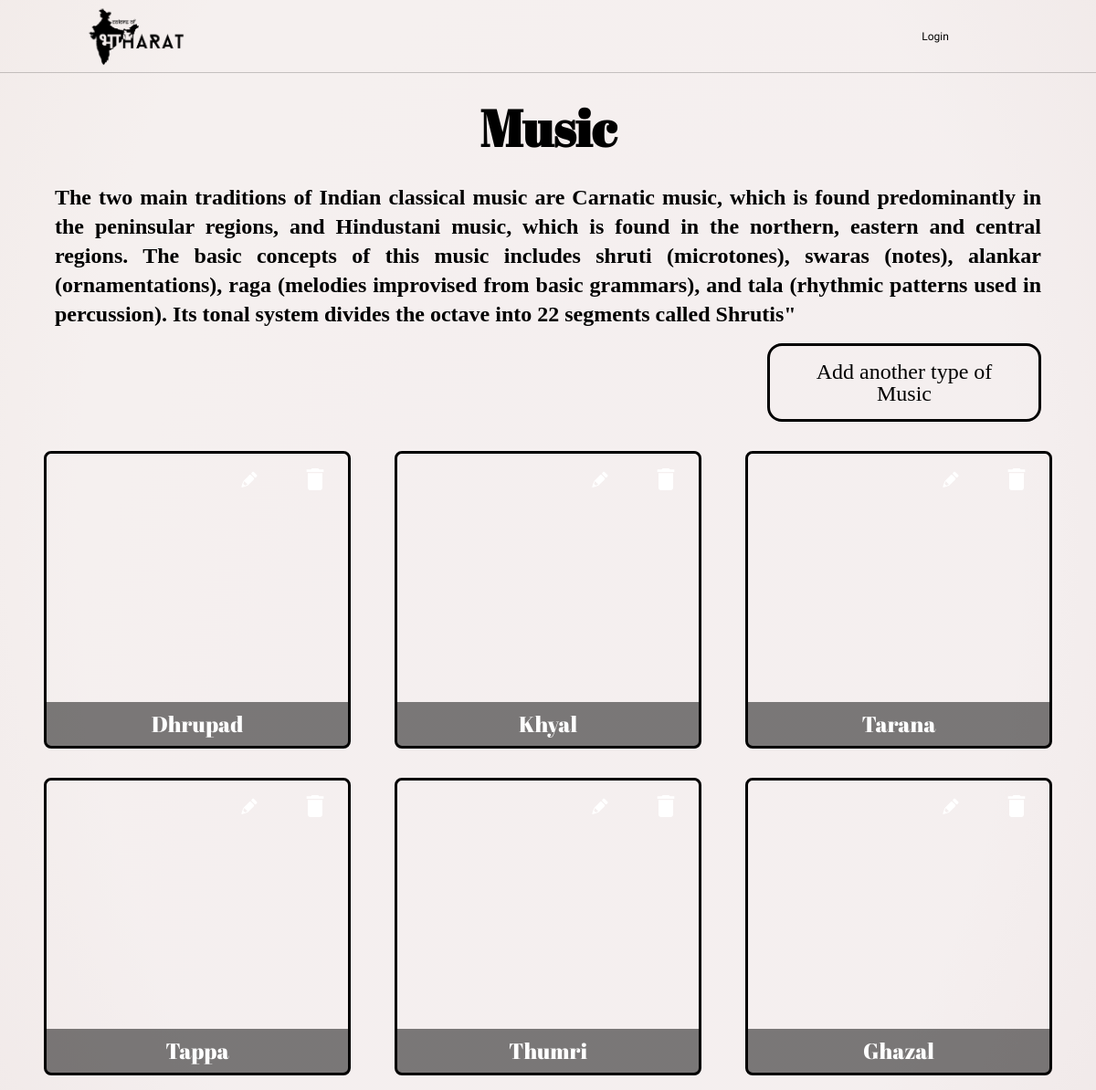
Page /catalog/2/items/ on the committed database.
### database_setup.py (models this page shows, shortened)
class Category(Base):
    __tablename__ = 'category'
    id = Column(Integer, primary_key=True)
    name = Column(String(250), nullable=False)
    picture = Column(String)
    description = Column(String)
    user_id = Column(Integer, ForeignKey('user.id'))
    user = relationship(User)

class Item(Base):
    __tablename__ = 'item'
    name = Column(String(80), nullable=False)
    id = Column(Integer, primary_key=True)
    description = Column(String(250))
    picture = Column(String)
    category_id = Column(Integer, ForeignKey('category.id'))
    category = relationship(Category)

### application.py (the view)
@app.route('/catalog/<int:category_id>/items/')
def showItems(category_id):
    cat = session.query(Category).filter_by(id=category_id).one_or_none()
    ite = session.query(Item).filter_by(category_id=category_id).all()
    return render_template('items.html', cat=cat, ite=ite)

### templates/items.html (shortened to what this page needs)
<html>
<head>
    <link rel="stylesheet" href="{{url_for('static', filename='reset.css') }}">
    <link rel="stylesheet" type="text/css" href="{{url_for('static', filename='items.css') }}">
</head>
<body>
    <div class="topbar">
        <a href="/catalog">
        <div class="logo">
<img src="{{url_for('static',filename='logo.png')}}" id='logopng'>
        </div>
    </a>
        <div class="LoginButton">
            {%if 'username' not in session %}
            <a class="usrname" href="{{url_for('start')}}">Login </a> {% else %}
            <a class="usrname" href=#>
                <img src="{{session['picture']}}">
                <p>{{(session['username'])}}</p>
            </a>
            <a class="logoutbutton" href="{{url_for('logout')}}">Logout </a> {% endif %}
        </div>
    </div>
    <div class='main'>
        <div class='flash'> </div>
        <h1>{{cat.name}}</h1>
        {% if cat.description %}
        <h3>{{cat.description}}</h3>
        {% endif %}
        <div class="divnewItem">
        <a href="{{url_for('newItem',category_id=cat.id)}}"><p> Add another type of {{cat.name}}</p>
</a>
            </div>
        <ul class="container">
            {% for i in ite %}
            <li>
                <div class=subcontainer style="background: url('{{i.picture}}') ; background-size: cover;">
                    <a class='itemname' href="{{url_for('itemDescription',category_id=i.category_id,item_id=i.id)}}">
                        <p>{{i.name}} </p>
                    </a>
                    <a class='svgedit' href="{{url_for('editItem',category_id=i.category_id,item_id=i.id)}}"></a>
                    <a class='svgdelete' href="{{url_for('deleteItem',category_id=i.category_id,item_id=i.id)}}">
                            <svg version="1.1" class="Capa_1"  x="0px" y="0px"
                             width="459px" height="459px" viewBox="0 0 459 459" >
                                <g id="delete">
                                    <path id="pathsvgdelete" d="M76.5,408c0,28.05,22.95,51,51,51h204c28.05,0,51-22.95,51-51V102h-306V408z M408,25.5h-89.25L293.25,0h-127.5l-25.5,25.5
                                        H51v51h357V25.5z"/>
                                </g>
                            </svg>
                        </a>
                </div>
            </li>
            {% endfor %}
        </ul>
    </div>
</body>
</html>

### static/items.css (style rules this page uses)
body { background-image: radial-gradient(73% 147%, #EADFDF 59%, #ECE2DF 100%), radial-gradient(91% 146%, rgba(255,255,255,0.50) 47%, rgba(0,0,0,0.50) 100%); background-blend-mode: screen; background: -webkit-gradient(135deg, #f5f7fa 0%, #c3cfe2 100%); background: -webkit-radial-gradient(73% 147%, #EADFDF 59%, #ECE2DF 100%), radial-gradient(91% 146%, rgba(255,255,255,0.50) 47%, rgba(0,0,0,0.50) 100%); background: -moz-radial-gradient(73% 147%, #EADFDF 59%, #ECE2DF 100%), radial-gradient(91% 146%, rgba(255,255,255,0.50) 47%, rgba(0,0,0,0.50) 100%); display: grid; grid-template-rows:10vh 90vh; box-sizing: border-box; }
.topbar { border-bottom: 0.2vh solid rgba(0,0,0,0.2); grid-row-start: 1; grid-row-end: 2; display: grid; grid-template-columns: repeat(20, 1fr); }
.logo { margin: 1vh 2vw 1vh 8vw; grid-column-start:1; grid-column-end: 7; }
.logo img { grid-row-start: 1; grid-row-end:2; height: 8vh; }
.LoginButton { grid-column-start: 16; grid-column-end: 22; align-content: center; display: grid; grid-template-columns: 10fr 6fr; }
.LoginButton a { text-decoration: none; align-self: center; text-align: center; }
.usrname { grid-column-start: 1; grid-column-end: 2; font-family:'Limelight'; font-size:1vw; color:black; display: flex; -webkit-flex-flow: row; justify-content: space-around; }
.main { grid-row-start: 2; grid-row-end: 3; display: grid; grid-template-columns: repeat(20,1fr); grid-template-rows:1fr 1fr 1fr 1fr 20fr; }
.flash { color:green; text-align: center; padding:1vh 1vw; grid-row-start:1; grid-column:1/22; }
.main h1 { grid-row-start:2; grid-column:1/22; text-align: center; margin:2vh 2vw; font-size:7vh; font-family:'Abril Fatface'; }
.main h3 { text-align: justify; margin:2vh 5vw; font-size:3vh; line-height: 4vh; grid-row-start:3; grid-column:1/22; }
.divnewItem { border:solid; border-radius:2vh; align-content: center; grid-row:4/5; grid-column: 15/20; align-content: center; }
.divnewItem a { box-sizing: border-box; display: grid; grid-template-columns: auto-fill; grid-template-rows: 1fr; }
.divnewItem a p { padding:2vh 2vw; text-align: center; font-size:3vh; font-family: "Playfair Display"; color: black; grid-column: 1/2; grid-row: 1; }
.container { margin:2vh 2vw; grid-row-start:5; grid-column:1/22; display: grid; grid-template-columns: repeat(auto-fill, minmax(30vw, 1fr)); }
a { text-decoration: none; }
.subcontainer { list-style:none; border:solid; margin:2vh 2vw; height:40vh; border-radius: 1vh; align-content: center; align-items: center; display: grid; grid-template-columns:7fr 1fr 1fr; grid-template-rows: 1fr 8fr 1fr; }
ul li { list-style: none; }
.itemname { background: rgba(0,0,0,0.5); height:6vh; grid-row:3/4; grid-column:1/4 }
.itemname p { line-height: 6vh; font-family:'Abril Fatface'; font-size:3vh; color:white; text-align: center; }
.svgedit { grid-row: 1/2; grid-column: 2/3; }
.svgdelete { grid-row: 1/2; grid-column: 3/4 }
.Capa_1 { margin:2vh 2vw; width:2vw; height:2vw; }

### rows in the picture
Category: name "Music", description "The two main traditions of Indian classical music are Carnatic music, which is found predominantly in the peninsular regions, and Hindustani music, which is found in the northern, eastern and central regions. The basic concepts of this music includes shruti (microtones), swaras (notes), alankar (ornamentations), raga (melodies improvised from basic grammars), and tala (rhythmic patterns used in percussion). Its tonal system divides the octave into 22 segments called Shrutis\""
Item: name "Dhrupad"
Item: name "Khyal"
Item: name "Tarana"
Item: name "Tappa"
Item: name "Thumri"
Item: name "Ghazal"
